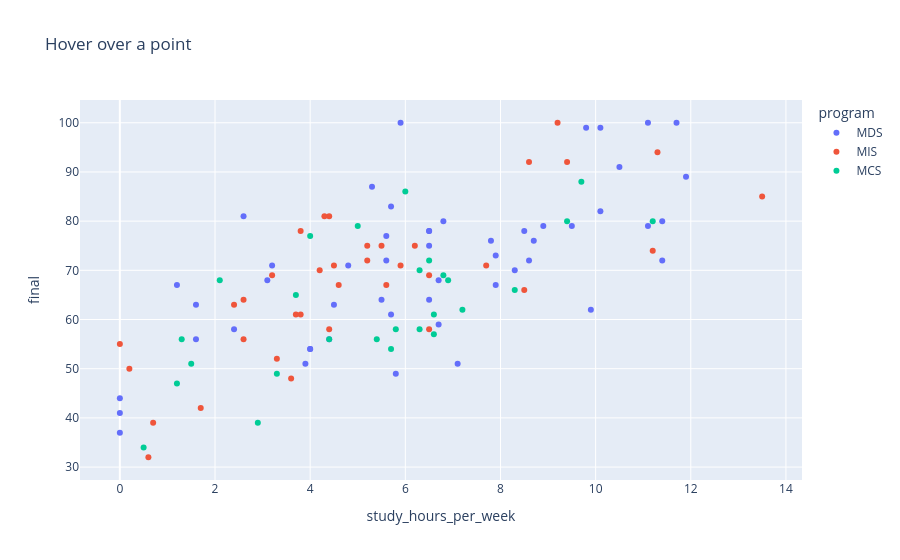

The cell this chart's notebook holds for it:
### Markdown cell above
## 10. A taste of interactive charts with Plotly

Plotly charts let the reader hover, zoom and filter. They work in Colab and in notebooks on GitHub (static preview).

### Code cell
import plotly.express as px

fig = px.scatter(students, x="study_hours_per_week", y="final", color="program",
                 hover_data=["student_id", "name"], title="Hover over a point")
fig.show()

### Figure 1 — Plotly figure (JSON) as saved in the notebook; plotly's stock layout.template omitted (floating-point values rounded to 4 significant figures)
{"data": [{"customdata": [["S2025000", "Sara"], ["S2025005", "Aisha"], ["S2025006", "Dana"], ["S2025007", "Khalid"], ["S2025008", "Huda"], ["S2025009", "Sara"], ["S2025012", "Mohammed"], ["S2025013", "Sara"], ["S2025015", "Mohammed"], ["S2025022", "Abdullah"], ["S2025024", "Reem"], ["S2025026", "Mohammed"], ["S2025027", "Aisha"], ["S2025030", "Hessa"], ["S2025036", "Dana"], ["S2025037", "Huda"], ["S2025038", "Saad"], ["S2025039", "Fahad"], ["S2025040", "Huda"], ["S2025043", "Majed"], ["S2025045", "Huda"], ["S2025048", "Nora"], ["S2025050", "Dana"], ["S2025053", "Huda"], ["S2025054", "Mohammed"], ["S2025055", "Nora"], ["S2025059", "Omar"], ["S2025065", "Reem"], ["S2025066", "Turki"], ["S2025067", "Lama"], ["S2025068", "Reem"], ["S2025069", "Faisal"], ["S2025070", "Sara"], ["S2025072", "Mohammed"], ["S2025074", "Yousef"], ["S2025076", "Hessa"], ["S2025077", "Abdullah"], ["S2025083", "Aisha"], ["S2025085", "Sara"], ["S2025089", "Abeer"], ["S2025090", "Aisha"], ["S2025091", "Faisal"], ["S2025092", "Mohammed"], ["S2025098", "Majed"], ["S2025101", "Turki"], ["S2025105", "Khalid"], ["S2025110", "Huda"], ["S2025112", "Yousef"], ["S2025114", "Maha"], ["S2025115", "Fahad"], ["S2025117", "Sara"], ["S2025118", "Hessa"]], "hovertemplate": "program=MDS<br>study_hours_per_week=%{x}<br>final=%{y}<br>student_id=%{customdata[0]}<br>name=%{customdata[1]}<extra></extra>", "legendgroup": "MDS", "marker": {"color": "#636efa", "symbol": "circle"}, "mode": "markers", "name": "MDS", "orientation": "v", "showlegend": true, "type": "scatter", "x": [6.5, 1.2, 8.6, 5.8, 11.1, 9.9, 0.0, 0.0, 9.5, 5.7, 6.8, 6.5, 7.1, 10.1, 9.8, 4.0, 7.8, 4.8, 0.0, 5.7, 6.7, 8.7, 10.1, 1.6, 8.9, 11.4, 7.9, 4.5, 5.6, 2.6, 5.9, 6.5, 3.2, 4.0, 11.4, 2.4, 3.9, 5.5, 10.5, 8.5, 4.4, 7.9, 11.9, 6.5, 5.3, 11.1, 11.7, 1.6, 3.1, 8.3, 5.6, 6.7], "xaxis": "x", "y": [64.0, 67.0, 72.0, 49.0, 79.0, 62.0, 41.0, 37.0, 79.0, 83.0, 80.0, 78.0, 51.0, 99.0, 99.0, 54.0, 76.0, 71.0, 44.0, 61.0, 59.0, 76.0, 82.0, 56.0, 79.0, 72.0, 73.0, 63.0, 72.0, 81.0, 100.0, 75.0, 71.0, 54.0, 80.0, 58.0, 51.0, 64.0, 91.0, 78.0, 56.0, 67.0, 89.0, 78.0, 87.0, 100.0, 100.0, 63.0, 68.0, 70.0, 77.0, 68.0], "yaxis": "y"}, {"customdata": [["S2025001", "Maha"], ["S2025002", "Sara"], ["S2025003", "Maha"], ["S2025011", "Omar"], ["S2025017", "Dana"], ["S2025018", "Dana"], ["S2025020", "Abdullah"], ["S2025021", "Aisha"], ["S2025028", "Lama"], ["S2025032", "Reem"], ["S2025034", "Maha"], ["S2025044", "Omar"], ["S2025046", "Abdullah"], ["S2025047", "Khalid"], ["S2025051", "Maha"], ["S2025052", "Huda"], ["S2025056", "Dana"], ["S2025058", "Omar"], ["S2025063", "Abeer"], ["S2025071", "Turki"], ["S2025073", "Abdullah"], ["S2025075", "Nora"], ["S2025079", "Fahad"], ["S2025081", "Dana"], ["S2025082", "Fahad"], ["S2025093", "Huda"], ["S2025094", "Saad"], ["S2025097", "Nora"], ["S2025099", "Lama"], ["S2025102", "Turki"], ["S2025103", "Majed"], ["S2025104", "Dana"], ["S2025106", "Sara"], ["S2025107", "Majed"], ["S2025111", "Turki"], ["S2025116", "Hessa"]], "hovertemplate": "program=MIS<br>study_hours_per_week=%{x}<br>final=%{y}<br>student_id=%{customdata[0]}<br>name=%{customdata[1]}<extra></extra>", "legendgroup": "MIS", "marker": {"color": "#EF553B", "symbol": "circle"}, "mode": "markers", "name": "MIS", "orientation": "v", "showlegend": true, "type": "scatter", "x": [4.5, 1.7, 3.6, 0.7, 3.8, 0.6, 6.2, 5.5, 11.2, 8.5, 2.6, 4.4, 3.3, 8.6, 7.7, 3.7, 4.4, 5.2, 11.3, 3.8, 6.5, 4.6, 0.0, 2.6, 4.3, 2.4, 5.2, 0.2, 9.4, 9.2, 6.5, 5.9, 4.2, 5.6, 13.5, 3.2], "xaxis": "x", "y": [71.0, 42.0, 48.0, 39.0, 61.0, 32.0, 75.0, 75.0, 74.0, 66.0, 64.0, 58.0, 52.0, 92.0, 71.0, 61.0, 81.0, 75.0, 94.0, 78.0, 58.0, 67.0, 55.0, 56.0, 81.0, 63.0, 72.0, 50.0, 92.0, 100.0, 69.0, 71.0, 70.0, 67.0, 85.0, 69.0], "yaxis": "y"}, {"customdata": [["S2025010", "Nora"], ["S2025014", "Hessa"], ["S2025016", "Sara"], ["S2025019", "Omar"], ["S2025023", "Faisal"], ["S2025025", "Abeer"], ["S2025029", "Fahad"], ["S2025031", "Hessa"], ["S2025035", "Majed"], ["S2025041", "Khalid"], ["S2025042", "Turki"], ["S2025049", "Abeer"], ["S2025057", "Sara"], ["S2025060", "Yousef"], ["S2025061", "Abdullah"], ["S2025064", "Huda"], ["S2025078", "Majed"], ["S2025080", "Sara"], ["S2025086", "Mohammed"], ["S2025087", "Lama"], ["S2025088", "Sara"], ["S2025096", "Abeer"], ["S2025100", "Lama"], ["S2025108", "Faisal"], ["S2025109", "Abdullah"], ["S2025113", "Hessa"], ["S2025119", "Hessa"]], "hovertemplate": "program=MCS<br>study_hours_per_week=%{x}<br>final=%{y}<br>student_id=%{customdata[0]}<br>name=%{customdata[1]}<extra></extra>", "legendgroup": "MCS", "marker": {"color": "#00cc96", "symbol": "circle"}, "mode": "markers", "name": "MCS", "orientation": "v", "showlegend": true, "type": "scatter", "x": [0.5, 3.7, 2.1, 9.4, 5.0, 4.0, 6.9, 1.5, 9.7, 11.2, 5.7, 6.5, 6.3, 6.6, 8.3, 6.8, 4.4, 6.3, 5.4, 5.8, 6.6, 7.2, 1.3, 1.2, 6.0, 2.9, 3.3], "xaxis": "x", "y": [34.0, 65.0, 68.0, 80.0, 79.0, 77.0, 68.0, 51.0, 88.0, 80.0, 54.0, 72.0, 70.0, 57.0, 66.0, 69.0, 56.0, 58.0, 56.0, 58.0, 61.0, 62.0, 56.0, 47.0, 86.0, 39.0, 49.0], "yaxis": "y"}], "layout": {"legend": {"title": {"text": "program"}, "tracegroupgap": 0}, "title": {"text": "Hover over a point"}, "xaxis": {"anchor": "y", "domain": [0.0, 1.0], "title": {"text": "study_hours_per_week"}}, "yaxis": {"anchor": "x", "domain": [0.0, 1.0], "title": {"text": "final"}}}}
